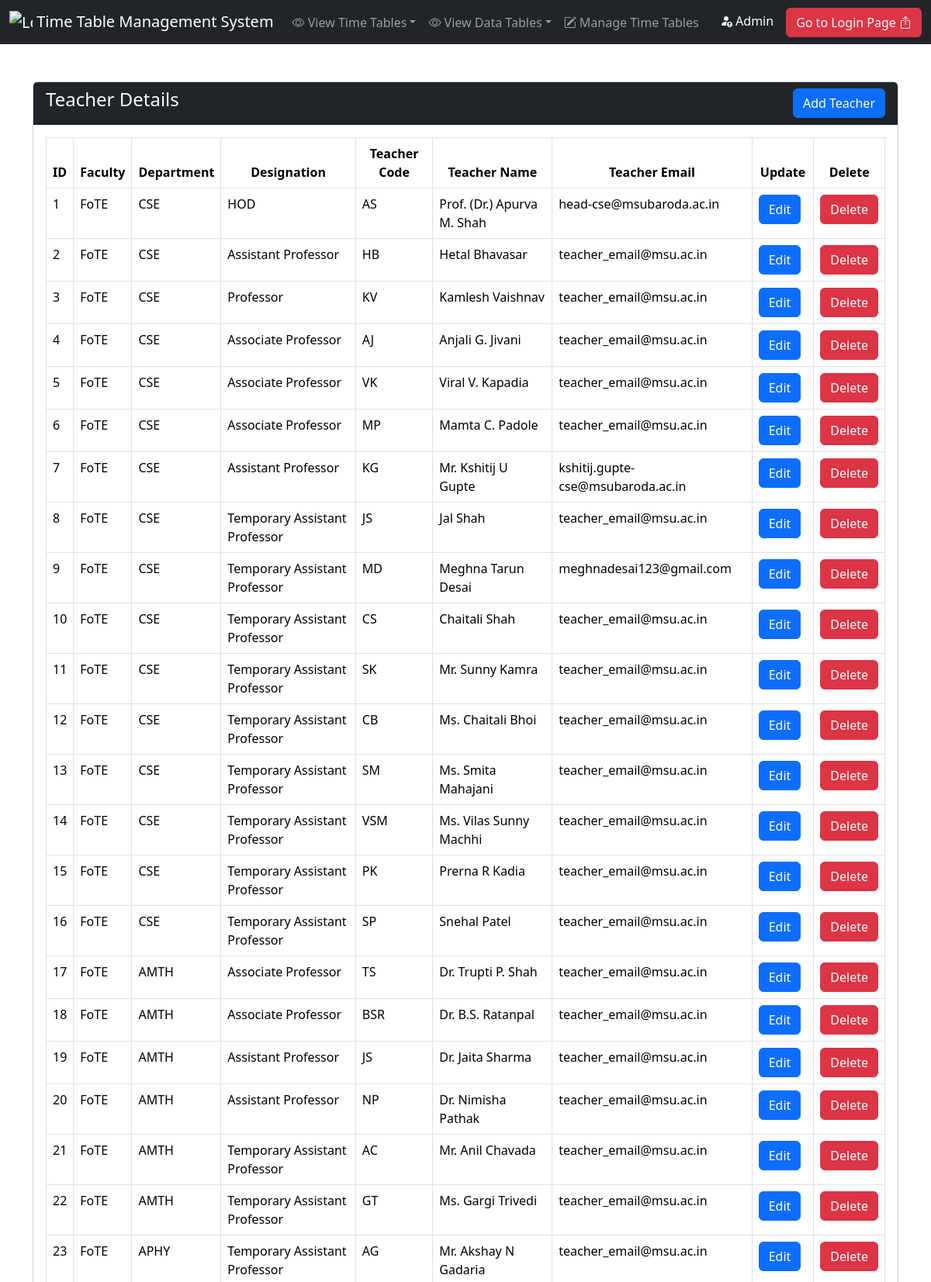
The page /teacher/teacher-details.php (upper part) on the database its author committed.
### tables this page shows
CREATE TABLE `teacher` (
  `Teacher_Id` int(11) NOT NULL,
  `Teacher_Code` varchar(50) NOT NULL,
  `Teacher_Name` varchar(100) NOT NULL,
  `Designation` varchar(50) NOT NULL,
  `Department_Id` int(11) NOT NULL,
  `Teacher_Email` varchar(255) DEFAULT NULL,
  `Teacher_Password` varchar(255) DEFAULT NULL,
  `role` varchar(50) DEFAULT 'Teacher'
);

CREATE TABLE `faculty` (
  `faculty_id` int(11) NOT NULL,
  `faculty_name` varchar(100) NOT NULL,
  `faculty_Code` varchar(50) NOT NULL
);

CREATE TABLE `department` (
  `Department_Id` int(11) NOT NULL,
  `Department_Code` varchar(50) NOT NULL,
  `Department_Name` varchar(100) NOT NULL,
  `Faculty_Id` int(11) NOT NULL
);

### teacher/teacher-details.php (the view, shortened to what this page needs)
<?php include("../includes/connect.php") ?>
<?php include("../includes/header.php") ?>
<div class="container">
    <div class="row">
        <div class="col-md-12 mt-5">
            <div class="card ">
                <div class="card-header d-flex justify-content-between bg-dark text-light">
                    <h4>Teacher Details</h4>
                    <a href="teacher-add.php" class="btn btn-primary">Add Teacher</a>
                </div>
                <div class="card-body">
                    <table class="table table-bordered" id="myTable">
                        <thead>
                            <tr>
                                <th scope="col">ID</th>
                                <th scope="col" class="text-center">Faculty</th>
                                <th scope="col" class="text-center">Department</th>
                                <th scope="col" class="text-center">Designation</th>
                                <th scope="col" class="text-center">Teacher Code</th>
                                <th scope="col" class="text-center">Teacher Name</th>
                                <th scope="col" class="text-center">Teacher Email</th>
                                <th scope="col" class="text-center">Update</th>
                                <th scope="col" class="text-center">Delete</th>
                            </tr>
                        </thead>
                        <tbody>
                            <?php
                            $sno = 1;
                            $sql = "SELECT
                                    f.Faculty_Code,
                                    dep.Department_Code,
                                    t.*
                                FROM Teacher t
                                JOIN Department dep ON t.Department_Id = dep.Department_Id
                                JOIN Faculty f ON dep.Faculty_Id = f.Faculty_Id;
                                    ";
                            $result = mysqli_query($conn, $sql);
                            $num = mysqli_num_rows($result);
                            if ($num > 0) {
                                while ($num > 0) {
                                    $row = mysqli_fetch_assoc($result)
                            ?>
                                    <tr>
                                        <td><?php echo $sno ?></td>
                                        <td><?php echo $row['Faculty_Code'] ?></td>
                                        <td><?php echo $row['Department_Code'] ?></td>
                                        <td><?php echo $row['Designation'] ?></td>
                                        <td><?php echo $row['Teacher_Code'] ?></td>
                                        <td><?php echo $row['Teacher_Name'] ?></td>
                                        <td><?php echo $row['Teacher_Email'] ?></td>
                                        <td class="text-center">
                                            <a href="teacher-edit.php?teacher_id=<?php echo $row['Teacher_Id'] ?>" class="btn btn-primary edit me-2">Edit</a>
                                        </td>
                                        <td class="text-center">
                                            <a href="javascript:void(0);" class="teacher-delete-btn btn btn-danger">Delete</a>
                                        </td>
                                    </tr>
                            <?php
                                    $num = $num - 1;
                                    $sno = $sno + 1;
                                }
                            } else {
                                echo '<tr><td colspan="4">No data found</td></tr>';
                            }
                            ?>
                        </tbody>
                    </table>
                </div>
            </div>
        </div>
    </div>
</div>
<?php include("../includes/footer.php") ?>

### rows shown on the page
teacher: faculty.faculty_Code "FoTE", Department_Id.Department_Code "CSE", Designation "HOD", Teacher_Code "AS", Teacher_Name "Prof. (Dr.) Apurva M. Shah", Teacher_Email "head-cse@msubaroda.ac.in"
teacher: faculty.faculty_Code "FoTE", Department_Id.Department_Code "CSE", Designation "Assistant Professor", Teacher_Code "HB", Teacher_Name "Hetal Bhavasar", Teacher_Email "teacher_email@msu.ac.in"
teacher: faculty.faculty_Code "FoTE", Department_Id.Department_Code "CSE", Designation "Professor", Teacher_Code "KV", Teacher_Name "Kamlesh Vaishnav", Teacher_Email "teacher_email@msu.ac.in"
teacher: faculty.faculty_Code "FoTE", Department_Id.Department_Code "CSE", Designation "Associate Professor", Teacher_Code "AJ", Teacher_Name "Anjali G. Jivani", Teacher_Email "teacher_email@msu.ac.in"
teacher: faculty.faculty_Code "FoTE", Department_Id.Department_Code "CSE", Designation "Associate Professor", Teacher_Code "VK", Teacher_Name "Viral V. Kapadia", Teacher_Email "teacher_email@msu.ac.in"
teacher: faculty.faculty_Code "FoTE", Department_Id.Department_Code "CSE", Designation "Associate Professor", Teacher_Code "MP", Teacher_Name "Mamta C. Padole", Teacher_Email "teacher_email@msu.ac.in"
teacher: faculty.faculty_Code "FoTE", Department_Id.Department_Code "CSE", Designation "Assistant Professor", Teacher_Code "KG", Teacher_Name "Mr. Kshitij U Gupte", Teacher_Email "kshitij.gupte-cse@msubaroda.ac.in"
teacher: faculty.faculty_Code "FoTE", Department_Id.Department_Code "CSE", Designation "Temporary Assistant Professor", Teacher_Code "JS", Teacher_Name "Jal Shah", Teacher_Email "teacher_email@msu.ac.in"
teacher: faculty.faculty_Code "FoTE", Department_Id.Department_Code "CSE", Designation "Temporary Assistant Professor", Teacher_Code "MD", Teacher_Name "Meghna Tarun Desai", Teacher_Email "meghnadesai123@gmail.com"
teacher: faculty.faculty_Code "FoTE", Department_Id.Department_Code "CSE", Designation "Temporary Assistant Professor", Teacher_Code "CS", Teacher_Name "Chaitali Shah", Teacher_Email "teacher_email@msu.ac.in"
teacher: faculty.faculty_Code "FoTE", Department_Id.Department_Code "CSE", Designation "Temporary Assistant Professor", Teacher_Code "SK", Teacher_Name "Mr. Sunny Kamra", Teacher_Email "teacher_email@msu.ac.in"
teacher: faculty.faculty_Code "FoTE", Department_Id.Department_Code "CSE", Designation "Temporary Assistant Professor", Teacher_Code "CB", Teacher_Name "Ms. Chaitali Bhoi", Teacher_Email "teacher_email@msu.ac.in"
teacher: faculty.faculty_Code "FoTE", Department_Id.Department_Code "CSE", Designation "Temporary Assistant Professor", Teacher_Code "SM", Teacher_Name "Ms. Smita Mahajani", Teacher_Email "teacher_email@msu.ac.in"
teacher: faculty.faculty_Code "FoTE", Department_Id.Department_Code "CSE", Designation "Temporary Assistant Professor", Teacher_Code "VSM", Teacher_Name "Ms. Vilas Sunny Machhi", Teacher_Email "teacher_email@msu.ac.in"
teacher: faculty.faculty_Code "FoTE", Department_Id.Department_Code "CSE", Designation "Temporary Assistant Professor", Teacher_Code "PK", Teacher_Name "Prerna R Kadia", Teacher_Email "teacher_email@msu.ac.in"
teacher: faculty.faculty_Code "FoTE", Department_Id.Department_Code "CSE", Designation "Temporary Assistant Professor", Teacher_Code "SP", Teacher_Name "Snehal Patel", Teacher_Email "teacher_email@msu.ac.in"
teacher: faculty.faculty_Code "FoTE", Department_Id.Department_Code "AMTH", Designation "Associate Professor", Teacher_Code "TS", Teacher_Name "Dr. Trupti P. Shah", Teacher_Email "teacher_email@msu.ac.in"
teacher: faculty.faculty_Code "FoTE", Department_Id.Department_Code "AMTH", Designation "Associate Professor", Teacher_Code "BSR", Teacher_Name "Dr. B.S. Ratanpal", Teacher_Email "teacher_email@msu.ac.in"
teacher: faculty.faculty_Code "FoTE", Department_Id.Department_Code "AMTH", Designation "Assistant Professor", Teacher_Code "JS", Teacher_Name "Dr. Jaita Sharma", Teacher_Email "teacher_email@msu.ac.in"
teacher: faculty.faculty_Code "FoTE", Department_Id.Department_Code "AMTH", Designation "Assistant Professor", Teacher_Code "NP", Teacher_Name "Dr. Nimisha Pathak", Teacher_Email "teacher_email@msu.ac.in"
teacher: faculty.faculty_Code "FoTE", Department_Id.Department_Code "AMTH", Designation "Temporary Assistant Professor", Teacher_Code "AC", Teacher_Name "Mr. Anil Chavada", Teacher_Email "teacher_email@msu.ac.in"
teacher: faculty.faculty_Code "FoTE", Department_Id.Department_Code "AMTH", Designation "Temporary Assistant Professor", Teacher_Code "GT", Teacher_Name "Ms. Gargi Trivedi", Teacher_Email "teacher_email@msu.ac.in"
teacher: faculty.faculty_Code "FoTE", Department_Id.Department_Code "APHY", Designation "Temporary Assistant Professor", Teacher_Code "AG", Teacher_Name "Mr. Akshay N Gadaria", Teacher_Email "teacher_email@msu.ac.in"
